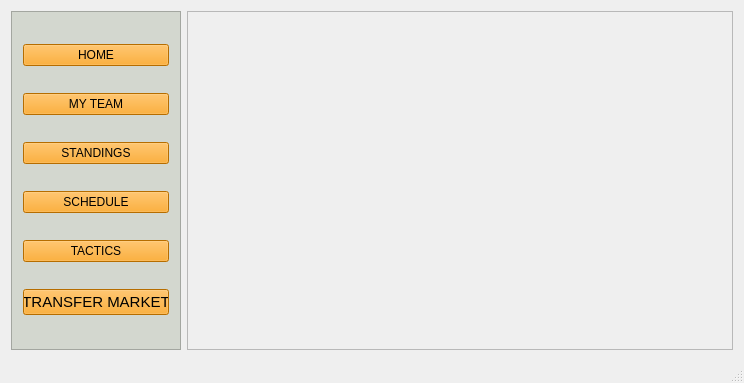
<?xml version="1.0" encoding="UTF-8"?>
<ui version="4.0">
 <class>MainWindow</class>
 <widget class="QMainWindow" name="MainWindow">
  <property name="geometry">
   <rect>
    <x>0</x>
    <y>0</y>
    <width>744</width>
    <height>383</height>
   </rect>
  </property>
  <property name="windowTitle">
   <string>Eurolague Basketball Manager</string>
  </property>
  <property name="styleSheet">
   <string notr="true">background-image: url(&quot;wallpaper.jpg&quot;);</string>
  </property>
  <widget class="QWidget" name="centralWidget">
   <layout class="QGridLayout" name="gridLayout">
    <item row="0" column="0">
     <widget class="QFrame" name="frame_2">
      <property name="maximumSize">
       <size>
        <width>170</width>
        <height>16777215</height>
       </size>
      </property>
      <property name="styleSheet">
       <string notr="true">background-color: rgb(211, 215, 207);</string>
      </property>
      <property name="frameShape">
       <enum>QFrame::StyledPanel</enum>
      </property>
      <property name="frameShadow">
       <enum>QFrame::Raised</enum>
      </property>
      <layout class="QGridLayout" name="gridLayout_2">
       <item row="1" column="0">
        <widget class="QPushButton" name="myTeamButton">
         <property name="styleSheet">
          <string notr="true">background-color: rgb(255, 153, 0);
font: 25 11pt &quot;Ubuntu&quot;;</string>
         </property>
         <property name="text">
          <string>MY TEAM</string>
         </property>
        </widget>
       </item>
       <item row="3" column="0">
        <widget class="QPushButton" name="leagueButton">
         <property name="styleSheet">
          <string notr="true">background-color: rgb(255, 153, 0);
font: 25 11pt &quot;Ubuntu&quot;;</string>
         </property>
         <property name="text">
          <string>SCHEDULE</string>
         </property>
        </widget>
       </item>
       <item row="4" column="0">
        <widget class="QPushButton" name="tacticsButton">
         <property name="styleSheet">
          <string notr="true">background-color: rgb(255, 153, 0);
font: 25 11pt &quot;Ubuntu&quot;;</string>
         </property>
         <property name="text">
          <string>TACTICS</string>
         </property>
        </widget>
       </item>
       <item row="5" column="0">
        <widget class="QPushButton" name="marketplaceButton">
         <property name="font">
          <font>
           <family>Ubuntu</family>
           <pointsize>11</pointsize>
           <weight>3</weight>
           <italic>false</italic>
           <bold>false</bold>
          </font>
         </property>
         <property name="styleSheet">
          <string notr="true">background-color: rgb(255, 153, 0);
font: 25 11pt &quot;Ubuntu&quot;;</string>
         </property>
         <property name="text">
          <string>TRANSFER MARKET</string>
         </property>
        </widget>
       </item>
       <item row="0" column="0">
        <widget class="QPushButton" name="homeButton">
         <property name="styleSheet">
          <string notr="true">background-color: rgb(255, 153, 0);
font: 25 11pt &quot;Ubuntu&quot;;</string>
         </property>
         <property name="text">
          <string>HOME</string>
         </property>
        </widget>
       </item>
       <item row="2" column="0">
        <widget class="QPushButton" name="standingsButton">
         <property name="styleSheet">
          <string notr="true">background-color: rgb(255, 153, 0);
font: 25 11pt &quot;Ubuntu&quot;;</string>
         </property>
         <property name="text">
          <string>STANDINGS</string>
         </property>
        </widget>
       </item>
      </layout>
     </widget>
    </item>
    <item row="0" column="1">
     <widget class="QFrame" name="frame">
      <property name="frameShape">
       <enum>QFrame::StyledPanel</enum>
      </property>
      <property name="frameShadow">
       <enum>QFrame::Raised</enum>
      </property>
      <layout class="QGridLayout" name="gridLayout_3">
       <item row="0" column="1">
        <widget class="QStackedWidget" name="stackedWidget">
         <property name="currentIndex">
          <number>3</number>
         </property>
         <widget class="QWidget" name="homePage"/>
         <widget class="QWidget" name="myTeamPage"/>
         <widget class="QWidget" name="standingsPage"/>
         <widget class="QWidget" name="schedulePage"/>
         <widget class="QWidget" name="tacticsPage"/>
         <widget class="QWidget" name="marketplacePage"/>
        </widget>
       </item>
      </layout>
     </widget>
    </item>
   </layout>
  </widget>
  <widget class="QMenuBar" name="menuBar">
   <property name="geometry">
    <rect>
     <x>0</x>
     <y>0</y>
     <width>744</width>
     <height>22</height>
    </rect>
   </property>
  </widget>
  <widget class="QStatusBar" name="statusBar"/>
 </widget>
 <layoutdefault spacing="6" margin="11"/>
 <resources/>
 <connections/>
</ui>
